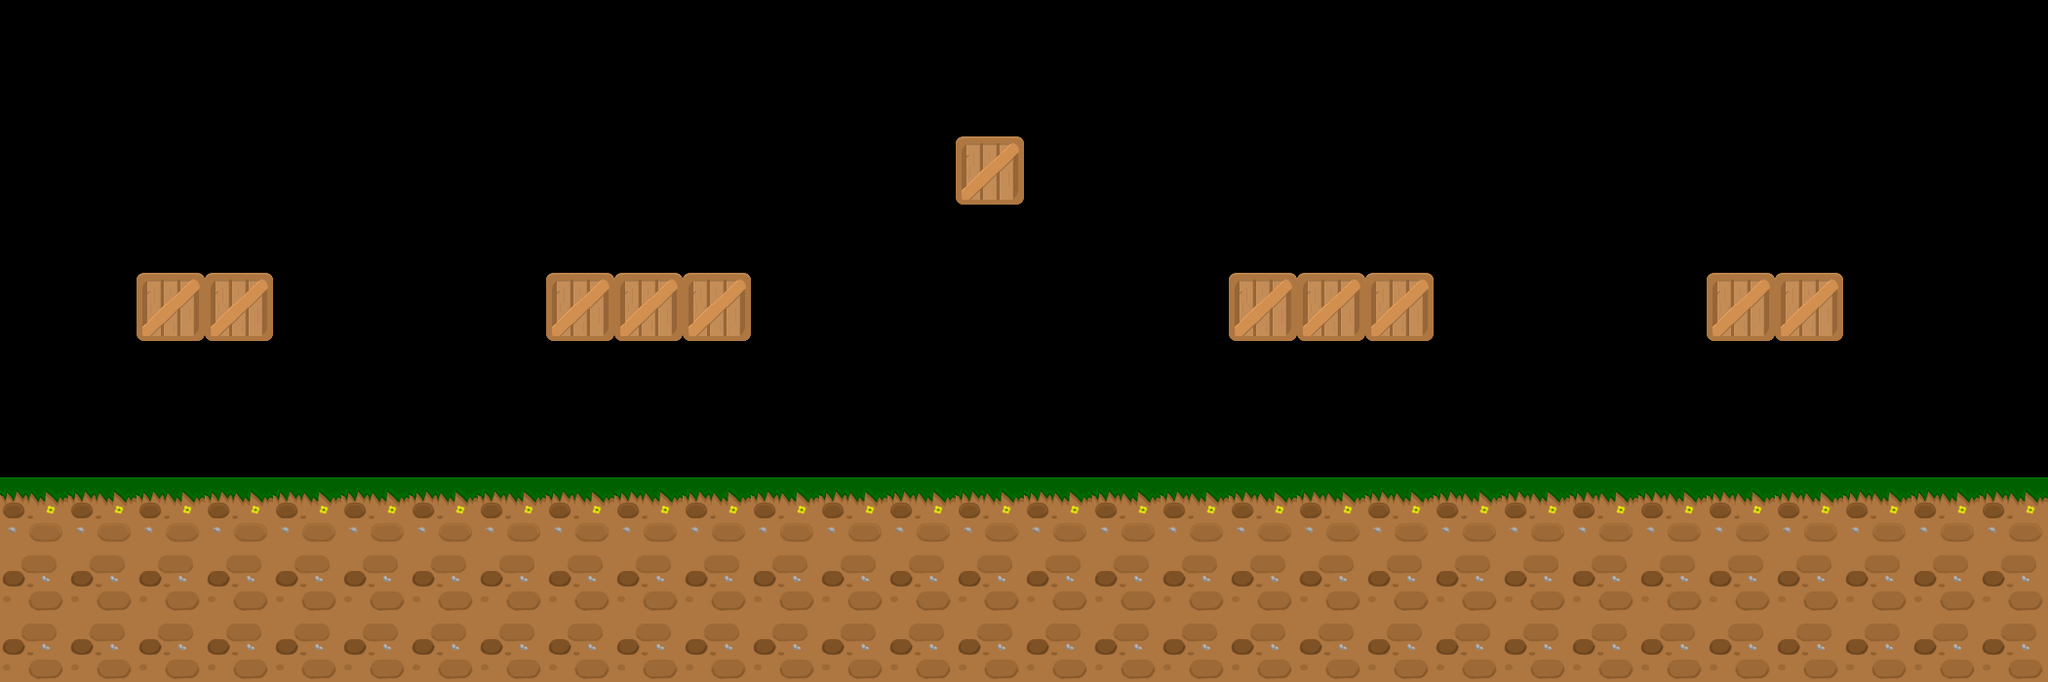

This is a level from a 2D game, rendered from its Tiled map with the project's own tilesets. A one-line summary and the map file follow, with tile-layer data summarised:
An orthogonal 30x10 tile map with 70x70 px tiles, 1 tile layer (World).

<map version="1.0" tiledversion="1.1.2" orientation="orthogonal" renderorder="right-down" width="30" height="10" tilewidth="70" tileheight="70" infinite="0" backgroundcolor="#000000" nextobjectid="31">
 <tileset firstgid="1" name="tiles" tilewidth="70" tileheight="70" tilecount="16" columns="4">
  <image source="tiles.png" width="280" height="280" />
  <tile id="0">
   <properties>
    <property name="collides" type="bool" value="true" />
   </properties>
  </tile>
  <tile id="1">
   <properties>
    <property name="collides" type="bool" value="true" />
   </properties>
  </tile>
  <tile id="2">
   <properties>
    <property name="collides" type="bool" value="true" />
   </properties>
  </tile>
  <tile id="3">
   <properties>
    <property name="collides" type="bool" value="true" />
   </properties>
  </tile>
  <tile id="4">
   <properties>
    <property name="collides" type="bool" value="true" />
   </properties>
  </tile>
  <tile id="5">
   <properties>
    <property name="collides" type="bool" value="true" />
   </properties>
  </tile>
  <tile id="6">
   <properties>
    <property name="collides" type="bool" value="true" />
   </properties>
  </tile>
  <tile id="8">
   <properties>
    <property name="collides" type="bool" value="true" />
   </properties>
  </tile>
  <tile id="9">
   <properties>
    <property name="collides" type="bool" value="true" />
   </properties>
  </tile>
  <tile id="10">
   <properties>
    <property name="collides" type="bool" value="true" />
   </properties>
  </tile>
  <tile id="12">
   <properties>
    <property name="collides" type="bool" value="true" />
   </properties>
  </tile>
  <tile id="13">
   <properties>
    <property name="collides" type="bool" value="true" />
   </properties>
  </tile>
  <tile id="14">
   <properties>
    <property name="collides" type="bool" value="true" />
   </properties>
  </tile>
 </tileset>
 <layer name="World" width="30" height="10">
  <data>[300 cells, 101 non-empty, 3 distinct tile ids]</data>
 </layer>
</map>